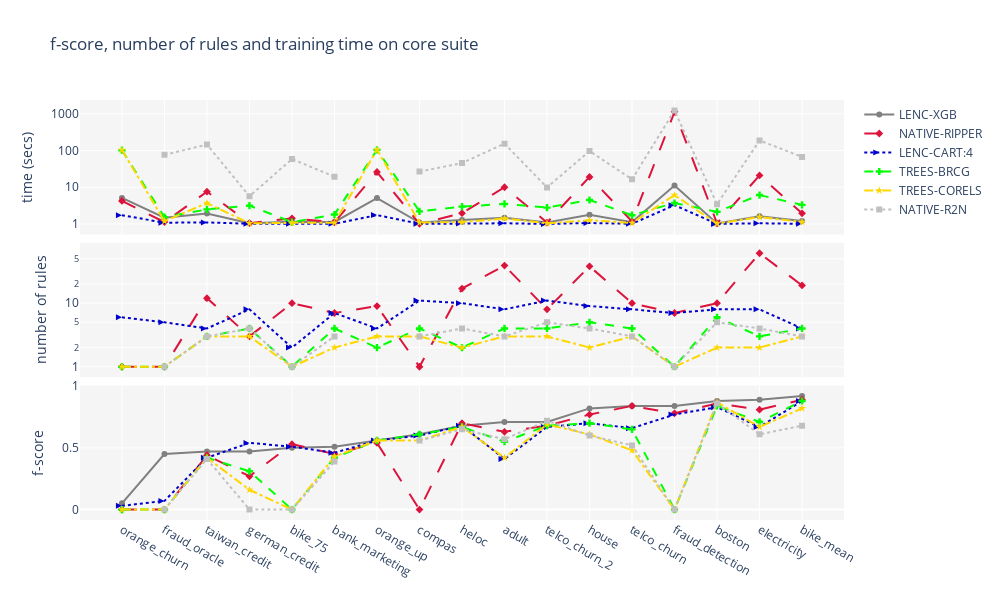

The code cell stored with this chart in its notebook:
### Code cell
perf_metric = 'f'
sorted_df = df_core_suite.sort_values('LENC-XGB_'+perf_metric, ignore_index=True)
triple_chart(pipelines=DEFAULT_RI_PIPELINES, performance_metric=perf_metric, complexity_metric='nof_rules', df=sorted_df, df_long_name='core suite')

### Figure 1 — Plotly figure (JSON) as saved in the notebook; plotly's stock layout.template omitted (floating-point values rounded to 4 significant figures)
{"data": [{"line": {"color": "gray", "dash": "solid", "width": 2}, "marker": {"symbol": "circle"}, "mode": "markers+lines", "name": "LENC-XGB", "showlegend": true, "type": "scatter", "x": ["orange_churn", "fraud_oracle", "taiwan_credit", "german_credit", "bike_75", "bank_marketing", "orange_up", "compas", "heloc", "adult", "telco_churn_2", "house", "telco_churn", "fraud_detection", "boston", "electricity", "bike_mean"], "xaxis": "x3", "y": [0.05, 0.45, 0.47, 0.47, 0.5, 0.51, 0.56, 0.61, 0.68, 0.71, 0.71, 0.82, 0.84, 0.84, 0.88, 0.89, 0.92], "yaxis": "y3"}, {"line": {"color": "crimson", "dash": "longdash", "width": 2}, "marker": {"symbol": "diamond"}, "mode": "markers+lines", "name": "NATIVE-RIPPER", "showlegend": true, "type": "scatter", "x": ["orange_churn", "fraud_oracle", "taiwan_credit", "german_credit", "bike_75", "bank_marketing", "orange_up", "compas", "heloc", "adult", "telco_churn_2", "house", "telco_churn", "fraud_detection", "boston", "electricity", "bike_mean"], "xaxis": "x3", "y": [0, 0, 0.44, 0.27, 0.53, 0.45, 0.54, 0, 0.7, 0.63, 0.68, 0.77, 0.84, 0.78, 0.86, 0.81, 0.89], "yaxis": "y3"}, {"line": {"color": "mediumblue", "dash": "dot", "width": 2}, "marker": {"symbol": "arrow-right"}, "mode": "markers+lines", "name": "LENC-CART:4", "showlegend": true, "type": "scatter", "x": ["orange_churn", "fraud_oracle", "taiwan_credit", "german_credit", "bike_75", "bank_marketing", "orange_up", "compas", "heloc", "adult", "telco_churn_2", "house", "telco_churn", "fraud_detection", "boston", "electricity", "bike_mean"], "xaxis": "x3", "y": [0.03, 0.07, 0.42, 0.54, 0.51, 0.46, 0.56, 0.6, 0.68, 0.41, 0.67, 0.7, 0.66, 0.77, 0.83, 0.67, 0.88], "yaxis": "y3"}, {"line": {"color": "lime", "dash": "dash", "width": 2}, "marker": {"symbol": "cross"}, "mode": "markers+lines", "name": "TREES-BRCG", "showlegend": true, "type": "scatter", "x": ["orange_churn", "fraud_oracle", "taiwan_credit", "german_credit", "bike_75", "bank_marketing", "orange_up", "compas", "heloc", "adult", "telco_churn_2", "house", "telco_churn", "fraud_detection", "boston", "electricity", "bike_mean"], "xaxis": "x3", "y": [0, 0, 0.42, 0.31, 0, 0.42, 0.56, 0.61, 0.67, 0.55, 0.68, 0.7, 0.65, 0, 0.84, 0.71, 0.88], "yaxis": "y3"}, {"line": {"color": "gold", "dash": "dashdot", "width": 2}, "marker": {"symbol": "star"}, "mode": "markers+lines", "name": "TREES-CORELS", "showlegend": true, "type": "scatter", "x": ["orange_churn", "fraud_oracle", "taiwan_credit", "german_credit", "bike_75", "bank_marketing", "orange_up", "compas", "heloc", "adult", "telco_churn_2", "house", "telco_churn", "fraud_detection", "boston", "electricity", "bike_mean"], "xaxis": "x3", "y": [0, 0, 0.42, 0.16, 0, 0.43, 0.56, 0.56, 0.67, 0.42, 0.69, 0.61, 0.48, 0, 0.87, 0.67, 0.82], "yaxis": "y3"}, {"line": {"color": "silver", "dash": "dot", "width": 2}, "marker": {"symbol": "square"}, "mode": "markers+lines", "name": "NATIVE-R2N", "showlegend": true, "type": "scatter", "x": ["orange_churn", "fraud_oracle", "taiwan_credit", "german_credit", "bike_75", "bank_marketing", "orange_up", "compas", "heloc", "adult", "telco_churn_2", "house", "telco_churn", "fraud_detection", "boston", "electricity", "bike_mean"], "xaxis": "x3", "y": [null, 0, 0.41, 0, 0, 0.39, null, 0.56, 0.65, 0.57, 0.72, 0.6, 0.52, 0, 0.86, 0.61, 0.68], "yaxis": "y3"}, {"line": {"color": "crimson", "dash": "longdash", "width": 2}, "marker": {"symbol": "diamond"}, "mode": "markers+lines", "name": "NATIVE-RIPPER", "showlegend": false, "type": "scatter", "x": ["orange_churn", "fraud_oracle", "taiwan_credit", "german_credit", "bike_75", "bank_marketing", "orange_up", "compas", "heloc", "adult", "telco_churn_2", "house", "telco_churn", "fraud_detection", "boston", "electricity", "bike_mean"], "xaxis": "x2", "y": [1, 1, 12, 3, 10, 7, 9, 1, 17, 39, 8, 38, 10, 7, 10, 61, 19], "yaxis": "y2"}, {"line": {"color": "mediumblue", "dash": "dot", "width": 2}, "marker": {"symbol": "arrow-right"}, "mode": "markers+lines", "name": "LENC-CART:4", "showlegend": false, "type": "scatter", "x": ["orange_churn", "fraud_oracle", "taiwan_credit", "german_credit", "bike_75", "bank_marketing", "orange_up", "compas", "heloc", "adult", "telco_churn_2", "house", "telco_churn", "fraud_detection", "boston", "electricity", "bike_mean"], "xaxis": "x2", "y": [6, 5, 4, 8, 2, 7, 4, 11, 10, 8, 11, 9, 8, 7, 8, 8, 4], "yaxis": "y2"}, {"line": {"color": "lime", "dash": "dash", "width": 2}, "marker": {"symbol": "cross"}, "mode": "markers+lines", "name": "TREES-BRCG", "showlegend": false, "type": "scatter", "x": ["orange_churn", "fraud_oracle", "taiwan_credit", "german_credit", "bike_75", "bank_marketing", "orange_up", "compas", "heloc", "adult", "telco_churn_2", "house", "telco_churn", "fraud_detection", "boston", "electricity", "bike_mean"], "xaxis": "x2", "y": [1, 1, 3, 4, 1, 4, 2, 4, 2, 4, 4, 5, 4, 1, 6, 3, 4], "yaxis": "y2"}, {"line": {"color": "gold", "dash": "dashdot", "width": 2}, "marker": {"symbol": "star"}, "mode": "markers+lines", "name": "TREES-CORELS", "showlegend": false, "type": "scatter", "x": ["orange_churn", "fraud_oracle", "taiwan_credit", "german_credit", "bike_75", "bank_marketing", "orange_up", "compas", "heloc", "adult", "telco_churn_2", "house", "telco_churn", "fraud_detection", "boston", "electricity", "bike_mean"], "xaxis": "x2", "y": [1, 1, 3, 3, 1, 2, 3, 3, 2, 3, 3, 2, 3, 1, 2, 2, 3], "yaxis": "y2"}, {"line": {"color": "silver", "dash": "dot", "width": 2}, "marker": {"symbol": "square"}, "mode": "markers+lines", "name": "NATIVE-R2N", "showlegend": false, "type": "scatter", "x": ["orange_churn", "fraud_oracle", "taiwan_credit", "german_credit", "bike_75", "bank_marketing", "orange_up", "compas", "heloc", "adult", "telco_churn_2", "house", "telco_churn", "fraud_detection", "boston", "electricity", "bike_mean"], "xaxis": "x2", "y": [null, 1, 3, 4, 1, 3, null, 3, 4, 3, 5, 4, 3, 1, 5, 4, 3], "yaxis": "y2"}, {"line": {"color": "gray", "dash": "solid", "width": 2}, "marker": {"symbol": "circle"}, "mode": "markers+lines", "name": "LENC-XGB", "showlegend": false, "type": "scatter", "x": ["orange_churn", "fraud_oracle", "taiwan_credit", "german_credit", "bike_75", "bank_marketing", "orange_up", "compas", "heloc", "adult", "telco_churn_2", "house", "telco_churn", "fraud_detection", "boston", "electricity", "bike_mean"], "xaxis": "x", "y": [5.1, 1.48, 1.93, 1.05, 1.14, 1.13, 5.07, 1.09, 1.28, 1.48, 1.09, 1.79, 1.12, 11.1, 1.03, 1.62, 1.2], "yaxis": "y"}, {"line": {"color": "crimson", "dash": "longdash", "width": 2}, "marker": {"symbol": "diamond"}, "mode": "markers+lines", "name": "NATIVE-RIPPER", "showlegend": false, "type": "scatter", "x": ["orange_churn", "fraud_oracle", "taiwan_credit", "german_credit", "bike_75", "bank_marketing", "orange_up", "compas", "heloc", "adult", "telco_churn_2", "house", "telco_churn", "fraud_detection", "boston", "electricity", "bike_mean"], "xaxis": "x", "y": [4.22, 1.12, 7.55, 1.05, 1.42, 1.11, 25.94, 1.01, 1.96, 9.98, 1.09, 19.06, 1.17, 1129.0, 1.04, 20.9, 1.94], "yaxis": "y"}, {"line": {"color": "mediumblue", "dash": "dot", "width": 2}, "marker": {"symbol": "arrow-right"}, "mode": "markers+lines", "name": "LENC-CART:4", "showlegend": false, "type": "scatter", "x": ["orange_churn", "fraud_oracle", "taiwan_credit", "german_credit", "bike_75", "bank_marketing", "orange_up", "compas", "heloc", "adult", "telco_churn_2", "house", "telco_churn", "fraud_detection", "boston", "electricity", "bike_mean"], "xaxis": "x", "y": [1.73, 1.08, 1.1, 1.01, 1.01, 1.01, 1.74, 1.01, 1.02, 1.04, 1, 1.06, 1.01, 3.24, 1, 1.04, 1.01], "yaxis": "y"}, {"line": {"color": "lime", "dash": "dash", "width": 2}, "marker": {"symbol": "cross"}, "mode": "markers+lines", "name": "TREES-BRCG", "showlegend": false, "type": "scatter", "x": ["orange_churn", "fraud_oracle", "taiwan_credit", "german_credit", "bike_75", "bank_marketing", "orange_up", "compas", "heloc", "adult", "telco_churn_2", "house", "telco_churn", "fraud_detection", "boston", "electricity", "bike_mean"], "xaxis": "x", "y": [101.8, 1.53, 2.49, 3.15, 1.12, 1.8, 104.1, 2.2, 2.96, 3.51, 2.78, 4.49, 1.73, 3.72, 2.14, 6.11, 3.31], "yaxis": "y"}, {"line": {"color": "gold", "dash": "dashdot", "width": 2}, "marker": {"symbol": "star"}, "mode": "markers+lines", "name": "TREES-CORELS", "showlegend": false, "type": "scatter", "x": ["orange_churn", "fraud_oracle", "taiwan_credit", "german_credit", "bike_75", "bank_marketing", "orange_up", "compas", "heloc", "adult", "telco_churn_2", "house", "telco_churn", "fraud_detection", "boston", "electricity", "bike_mean"], "xaxis": "x", "y": [102.9, 1.19, 3.7, 1.04, 1.07, 1.08, 104.3, 1.09, 1.12, 1.41, 1.04, 1.26, 1.06, 6.1, 1.02, 1.54, 1.13], "yaxis": "y"}, {"line": {"color": "silver", "dash": "dot", "width": 2}, "marker": {"symbol": "square"}, "mode": "markers+lines", "name": "NATIVE-R2N", "showlegend": false, "type": "scatter", "x": ["orange_churn", "fraud_oracle", "taiwan_credit", "german_credit", "bike_75", "bank_marketing", "orange_up", "compas", "heloc", "adult", "telco_churn_2", "house", "telco_churn", "fraud_detection", "boston", "electricity", "bike_mean"], "xaxis": "x", "y": [null, 76.28, 144.8, 5.66, 58.58, 19.32, null, 26.65, 45.47, 153.5, 9.88, 96.81, 16.37, 1231.0, 3.45, 187.7, 67.01], "yaxis": "y"}], "layout": {"height": 600, "plot_bgcolor": "whitesmoke", "title": {"text": "f-score, number of rules and training time on core suite"}, "width": 1000, "xaxis": {"anchor": "y", "domain": [0, 1], "matches": "x3", "showticklabels": false}, "xaxis2": {"anchor": "y2", "domain": [0, 1], "matches": "x3", "showticklabels": false}, "xaxis3": {"anchor": "y3", "domain": [0, 1]}, "yaxis": {"anchor": "x", "domain": [0.68, 1], "title": {"text": "time (secs)"}, "type": "log"}, "yaxis2": {"anchor": "x2", "domain": [0.34, 0.66], "title": {"text": "number of rules"}, "type": "log"}, "yaxis3": {"anchor": "x3", "domain": [0, 0.32], "title": {"text": "f-score"}}}}
